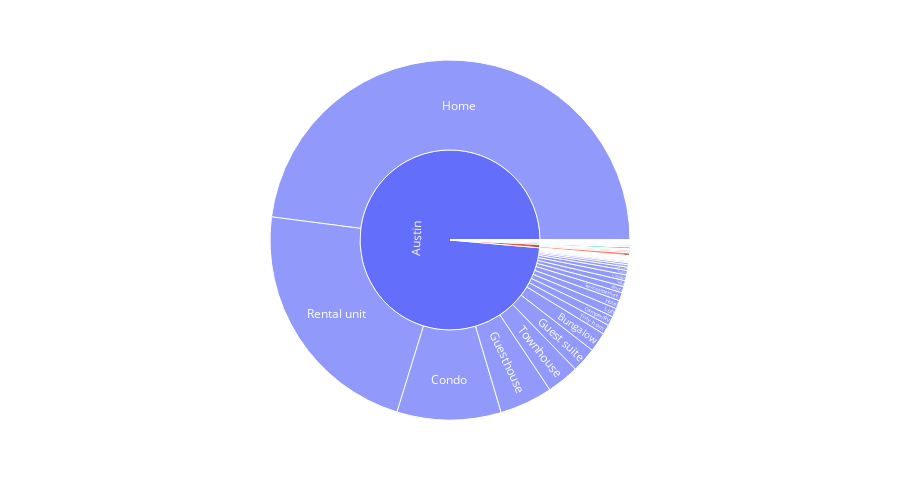

Notebook code cell kept with this figure:
### Code cell
fig_city_ht.show()

### Figure 1 — Plotly figure (JSON) as saved in the notebook; plotly's stock layout.template omitted (floating-point values rounded to 4 significant figures)
{"data": [{"branchvalues": "total", "domain": {"x": [0, 1], "y": [0, 1]}, "hovertemplate": "labels=%{label}<br>counts=%{value}<br>parent=%{parent}<br>id=%{id}<extra></extra>", "ids": ["Austin/Aparthotel", "Austin/Barn", "Austin/Bed and breakfast", "Austin/Boat", "Austin/Boutique hotel", "Austin/Bungalow", "lakeway /Bungalow", "Austin/Bus", "Austin/Cabin", "lakeway /Cabin", "Austin/Camper/RV", "Austin/Campsite", "Austin/Chalet", "Austin/Condo", "lakeway /Condo", "the hills /Condo", "west lake hills /Condo", "Austin/Cottage", "Austin/Dome", "Austin/Earthen home", "Austin/Farm stay", "Austin/Guest suite", "dripping springs /Guest suite", "west lake hills /Guest suite", "Austin/Guesthouse", "sunset valley /Guesthouse", "west lake hills /Guesthouse", "Austin/Home", "bee cave /Home", "briarcliff /Home", "clarksville /Home", "del valle /Home", "dripping springs /Home", "lake travis /Home", "lakeway /Home", "manchaca /Home", "manor /Home", "pflugerville /Home", "rollingwood /Home", "round rock /Home", "spicewood /Home", "sunset valley /Home", "texas /Home", "the hills /Home", "travis county /Home", "west lake hills /Home", "westlake hills /Home", "Austin/Hostel", "Austin/Hotel", "bee cave /Hotel", "Austin/Houseboat", "Austin/Loft", "the hills /Loft", "Austin/Place to stay", "Austin/Ranch", "dripping springs /Ranch", "Austin/Rental unit", "bee cave /Rental unit", "buda /Rental unit", "lakeway /Rental unit", "pflugerville /Rental unit", "rollingwood /Rental unit", "travis county /Rental unit", "west lake hills /Rental unit", "Austin/Resort", "Austin/Serviced apartment", "bee cave /Serviced apartment", "Austin/Shipping container", "Austin/Tent", "Austin/Tiny home", "del valle /Tiny home", "lakeway /Tiny home", "Austin/Tipi", "Austin/Tower", "Austin/Townhouse", "lakeway /Townhouse", "Austin/Treehouse", "lakeway /Treehouse", "Austin/Vacation home", "lakeway /Vacation home", "Austin/Villa", "lakeway /Villa", "sunset valley /Villa", "west lake hills /Villa", "Austin/Yurt", "Austin/casa particular", "Austin", "bee cave ", "briarcliff ", "buda ", "clarksville ", "del valle ", "dripping springs ", "lake travis ", "lakeway ", "manchaca ", "manor ", "pflugerville ", "rollingwood ", "round rock ", "spicewood ", "sunset valley ", "texas ", "the hills ", "travis county ", "west lake hills ", "westlake hills "], "labels": ["Aparthotel", "Barn", "Bed and breakfast", "Boat", "Boutique hotel", "Bungalow", "Bungalow", "Bus", "Cabin", "Cabin", "Camper/RV", "Campsite", "Chalet", "Condo", "Condo", "Condo", "Condo", "Cottage", "Dome", "Earthen home", "Farm stay", "Guest suite", "Guest suite", "Guest suite", "Guesthouse", "Guesthouse", "Guesthouse", "Home", "Home", "Home", "Home", "Home", "Home", "Home", "Home", "Home", "Home", "Home", "Home", "Home", "Home", "Home", "Home", "Home", "Home", "Home", "Home", "Hostel", "Hotel", "Hotel", "Houseboat", "Loft", "Loft", "Place to stay", "Ranch", "Ranch", "Rental unit", "Rental unit", "Rental unit", "Rental unit", "Rental unit", "Rental unit", "Rental unit", "Rental unit", "Resort", "Serviced apartment", "Serviced apartment", "Shipping container", "Tent", "Tiny home", "Tiny home", "Tiny home", "Tipi", "Tower", "Townhouse", "Townhouse", "Treehouse", "Treehouse", "Vacation home", "Vacation home", "Villa", "Villa", "Villa", "Villa", "Yurt", "casa particular", "Austin", "bee cave ", "briarcliff ", "buda ", "clarksville ", "del valle ", "dripping springs ", "lake travis ", "lakeway ", "manchaca ", "manor ", "pflugerville ", "rollingwood ", "round rock ", "spicewood ", "sunset valley ", "texas ", "the hills ", "travis county ", "west lake hills ", "westlake hills "], "name": "", "parents": ["Austin", "Austin", "Austin", "Austin", "Austin", "Austin", "lakeway ", "Austin", "Austin", "lakeway ", "Austin", "Austin", "Austin", "Austin", "lakeway ", "the hills ", "west lake hills ", "Austin", "Austin", "Austin", "Austin", "Austin", "dripping springs ", "west lake hills ", "Austin", "sunset valley ", "west lake hills ", "Austin", "bee cave ", "briarcliff ", "clarksville ", "del valle ", "dripping springs ", "lake travis ", "lakeway ", "manchaca ", "manor ", "pflugerville ", "rollingwood ", "round rock ", "spicewood ", "sunset valley ", "texas ", "the hills ", "travis county ", "west lake hills ", "westlake hills ", "Austin", "Austin", "bee cave ", "Austin", "Austin", "the hills ", "Austin", "Austin", "dripping springs ", "Austin", "bee cave ", "buda ", "lakeway ", "pflugerville ", "rollingwood ", "travis county ", "west lake hills ", "Austin", "Austin", "bee cave ", "Austin", "Austin", "Austin", "del valle ", "lakeway ", "Austin", "Austin", "Austin", "lakeway ", "Austin", "lakeway ", "Austin", "lakeway ", "Austin", "lakeway ", "sunset valley ", "west lake hills ", "Austin", "Austin", "", "", "", "", "", "", "", "", "", "", "", "", "", "", "", "", "", "", "", "", ""], "type": "sunburst", "values": [5, 2, 12, 7, 31, 245, 16, 6, 57, 1, 117, 13, 1, 1303, 16, 2, 1, 72, 2, 3, 5, 313, 1, 1, 665, 1, 2, 6683, 6, 1, 1, 2, 2, 1, 35, 4, 1, 2, 1, 3, 1, 9, 1, 7, 1, 24, 2, 4, 105, 1, 2, 110, 1, 40, 1, 1, 3108, 13, 1, 4, 3, 1, 1, 1, 80, 102, 4, 6, 5, 122, 1, 1, 1, 4, 405, 5, 4, 3, 24, 2, 74, 1, 1, 3, 4, 3, 13746, 24, 1, 1, 1, 3, 4, 1, 84, 4, 1, 5, 2, 3, 1, 11, 1, 10, 2, 32, 2]}], "layout": {"height": 500, "legend": {"tracegroupgap": 0}, "margin": {"t": 60}}}
